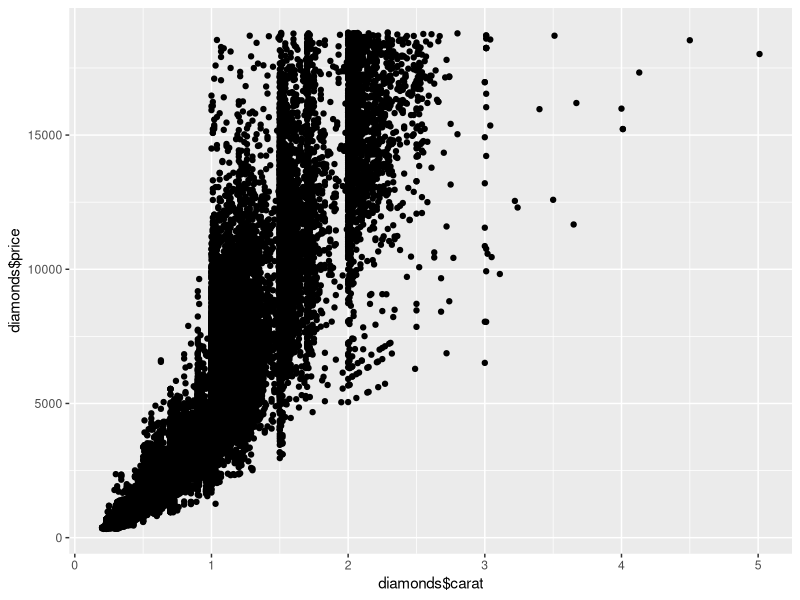
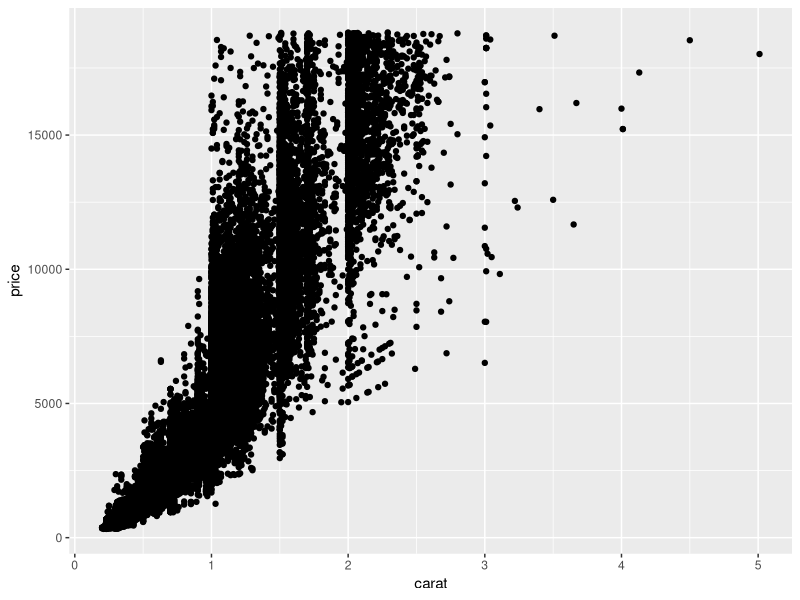
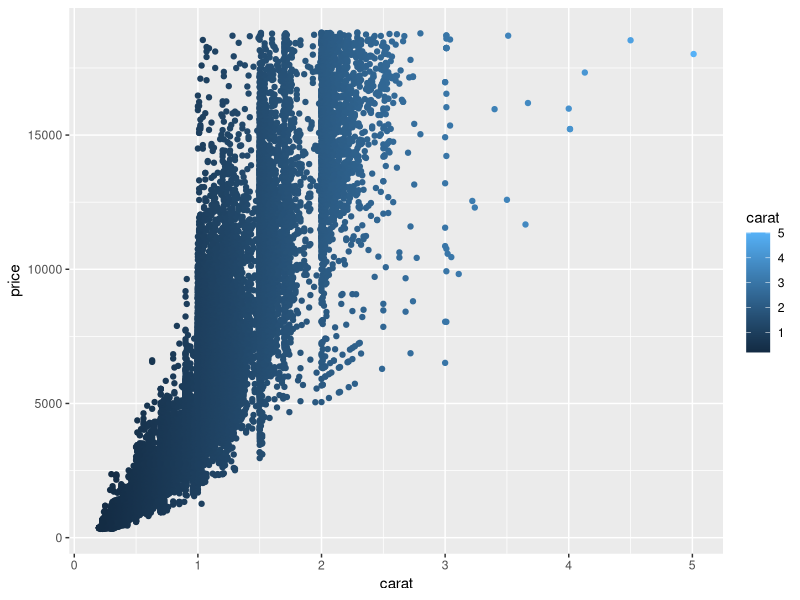
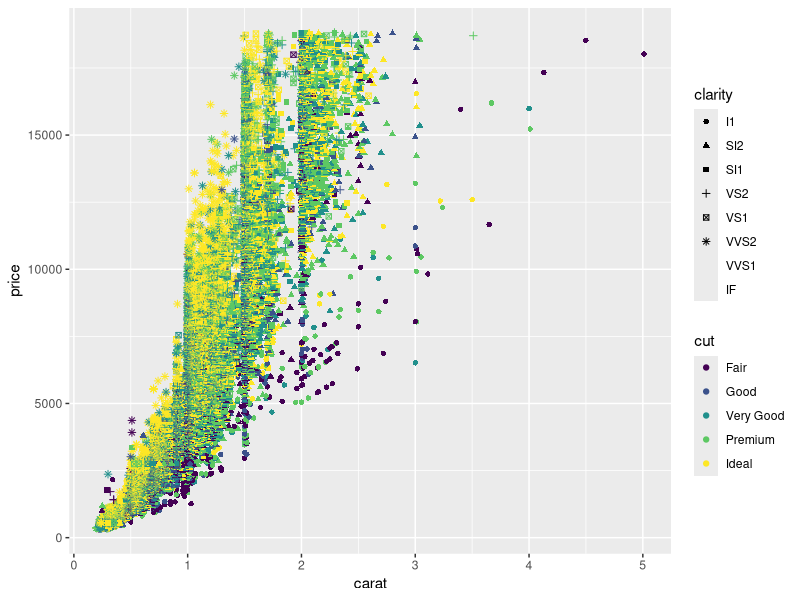
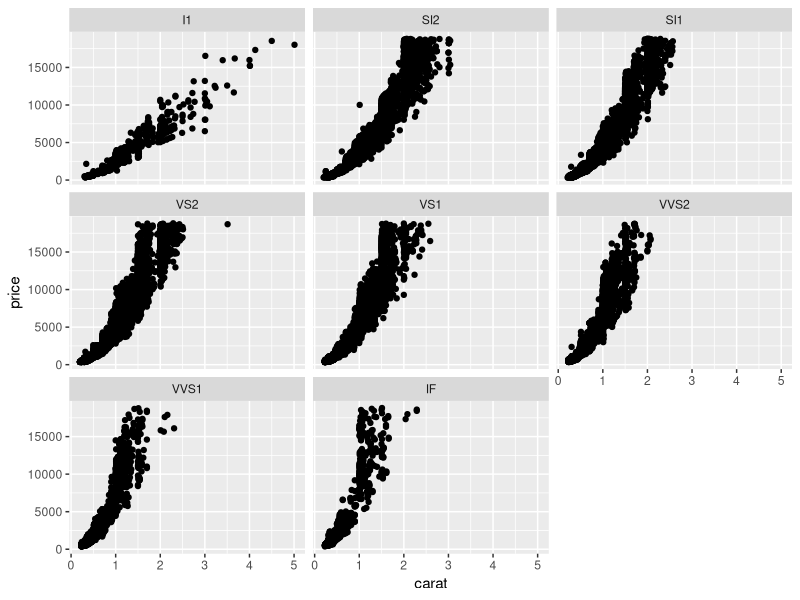
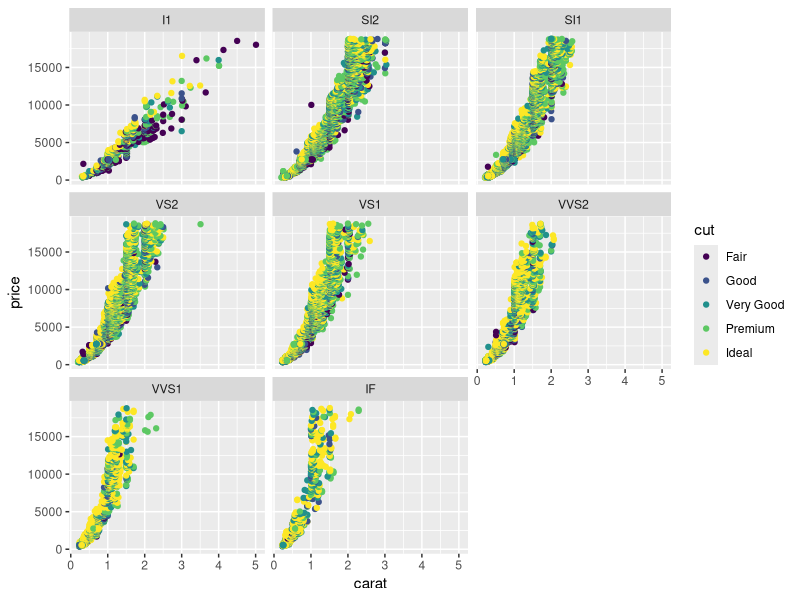

Recreate these plots in R, in order.
## ---- chunk 1
library(tidyverse)
## ---- chunk 2
head(diamonds)
qplot(diamonds$carat, diamonds$price)
## ---- chunk 3

## ---- chunk 4

## ---- chunk 5
d <- ggplot(diamonds, aes(x=carat, y=price)) # first you set the aesthetic and dataset
d + geom_point() # then you add geoms
d + geom_point(aes(colour = carat)) # and you can keep doing this to add layers to the plot
## ---- chunk 6

## ---- chunk 7
ggplot(diamonds, aes(x=carat, y=price, col = cut, shape = clarity)) +
  geom_point() 
## ---- chunk 8

## ---- chunk 9

## ---- chunk 10
ggplot(diamonds, aes(x = carat, y = price)) + 
  geom_point() + 
  facet_wrap(~clarity)
## ---- chunk 11

## ---- chunk 12
ggplot(diamonds, aes(x = carat, y = price, col = cut)) + 
  geom_point() + 
  facet_wrap(~clarity)
